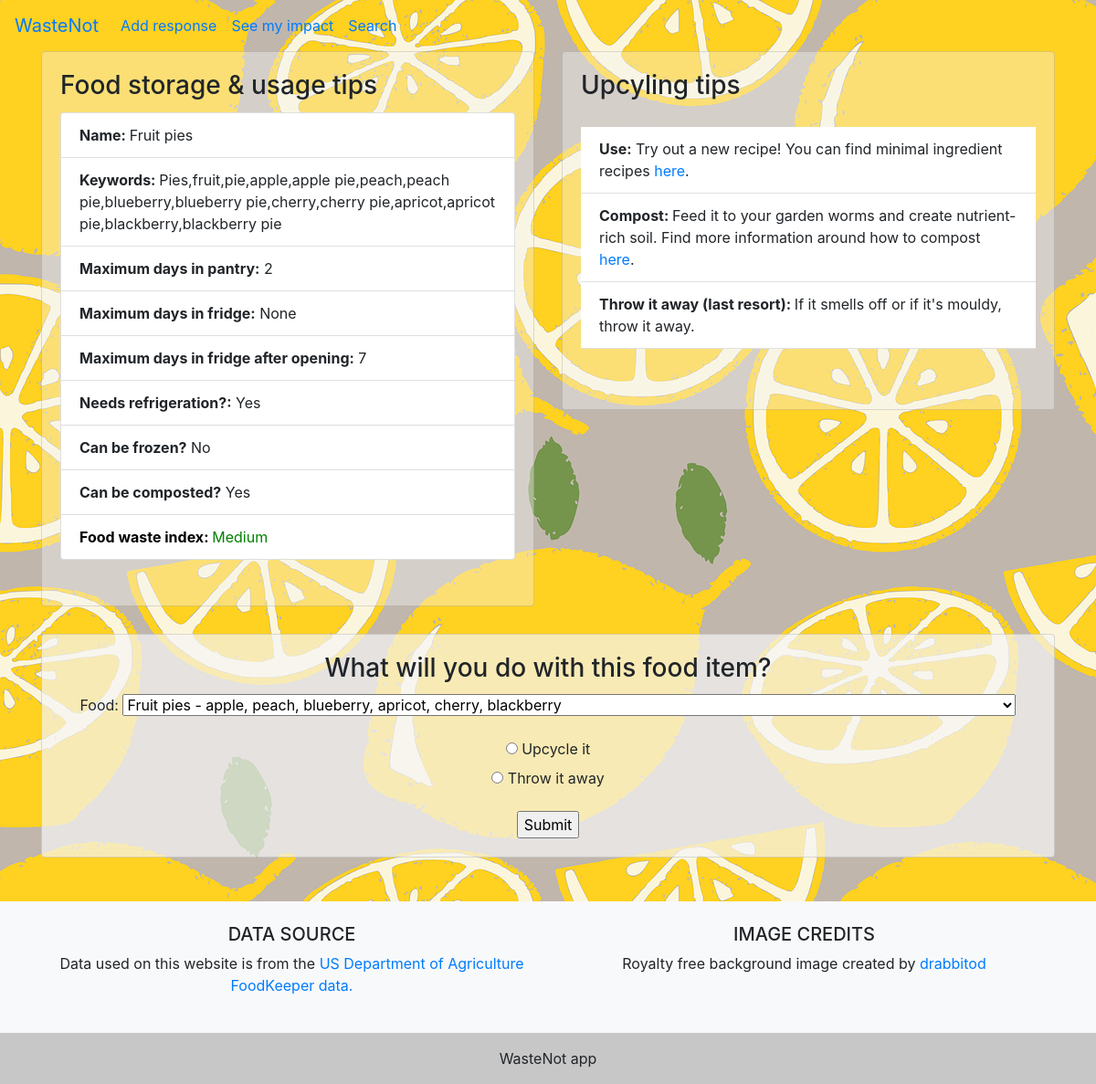
Screenshot of /food/19/ with the database file from the repository.
### apps/tracker/models.py (models this page shows)
class FoodAdvice(models.Model):
    RECOMMEND = (
        ('Yes', 'Yes'),
        ('No', 'No')
    )
    food_id = models.CharField(max_length=10)
    category_name = models.CharField(max_length=100, null=True)
    name = models.CharField(max_length=100)
    name_subtitle = models.CharField(max_length=100, null=True)
    keywords = models.CharField(max_length=300, null=True)
    pantry_max_days = models.CharField(max_length=100)
    pantry_tips = models.CharField(max_length=300)
    fridge_needed = models.CharField(max_length=5, null=True, choices=RECOMMEND)
    refrigerate_max_days = models.PositiveIntegerField(null=True)
    refrigerate_ao_max_days = models.PositiveIntegerField(null=True)
    refrigerate_tips = models.CharField(max_length=300)
    freeze_recommended = models.CharField(max_length=5, null=True, choices=RECOMMEND)
    compost = models.CharField(max_length=10)
    food_waste_index = models.CharField(max_length=100)
    def __str__(self):
        if str(self.name_subtitle) == "":
            present_name = str(self.name)
        else:
            present_name = str(self.name) + " - " + str(self.name_subtitle)
        return present_name

### apps/tracker/views.py (the view, shortened to what this page needs)
# urls.py: path('food/<str:pk>/', views.food, name='food_advice'),
def food(request, pk):
    food = FoodAdvice.objects.filter(id=pk)
    food_advice = food.all()
    initial_data = {
        'food':pk
    }
    form = FoodHistoryForm(initial=initial_data)
    context = {'food':food, 'food_advice':food_advice, 'form':form}
    return render(request, 'tracker/food.html', context)

### apps/tracker/forms.py
class FoodHistoryForm(forms.ModelForm):
    eaten = forms.ChoiceField(label= '', choices=CHOICES, widget=forms.RadioSelect())
    class Meta:
        model = FoodHistory
        fields = '__all__'

### apps/tracker/templates/tracker/food.html (shortened to what this page needs)
<!DOCTYPE html>
<html>
<head>
    <link rel="stylesheet" href="https://maxcdn.bootstrapcdn.com/bootstrap/4.5.2/css/bootstrap.min.css">
</head>
<body class = "body-homepage">
    {% extends "tracker/base.html" %}
    {% load static %}
    {% block content %}
    <div class ="container">
        <div class ="row">
            <div class = "col-md-6">
                <div class="card mb-7" style="background-color: rgba(245, 245, 245, 0.4)">
                    <div class="card-body">
                        <h3 class="card-title">Food storage & usage tips</h3>
                            <ul class = "list-group">
                            {% for i in food %}
                                <li class = 'list-group-item'><b>Name: </b>                                {{ i.name }} </li>
                                <li class = 'list-group-item'><b>Keywords: </b>                            {{ i.keywords }} </li>
                                <li class = 'list-group-item'><b>Maximum days in pantry:</b>               {{ i.pantry_max_days }}</li>
                                <li class = 'list-group-item'><b>Maximum days in fridge:</b>               {{ i.refrigerate_max_days }}</li>
                                <li class = 'list-group-item'><b>Maximum days in fridge after opening:</b> {{ i.refrigerate_ao_max_days }}</li>
                                <li class = 'list-group-item'><b>Needs refrigeration?:</b>                 {{ i.fridge_needed }}</li>
                                <li class = 'list-group-item'><b>Can be frozen?</b>                        {{ i.freeze_recommended }}</li>
                                <li class = 'list-group-item'><b>Can be composted?</b>                     {{ i.compost }}</li>
                                <li class='list-group-item {% if food_item.food_waste_index == "High" %}index-high{% elif food_item.food_waste_index == "Medium" %}index-medium{% else %}index-low{% endif %}'>
                            <font color = "#000000"><b>Food waste index: </b></font> {{i.food_waste_index}}</li>
                            {% endfor %}
                             </ul>
                    </div>
                </div>
            </div>
            <div class = "col-md-6">
                <div class="card mb-7" style="background-color: rgba(245, 245, 245, 0.4)">
                    <div class="card-body">
                        <h3 class="card-title">Upcyling tips</h3>
                            <ul class="list-group list-group-flush">
                            {% for i in food %}
                                <p class="card-text">
                                    <li class="list-group-item"><b>Use:</b> Try out a new recipe! You can find minimal ingredient recipes <a href = "https://www.supercook.com/#/desktop"> here</a>.</li>
                                    {% if i.compost == "Yes"  %} <li class ="list-group-item"><b>Compost: </b>Feed it to your garden worms and create nutrient-rich soil. Find more information around how to compost <a href ="https://www.betterhealth.vic.gov.au/health/healthyliving/gardening-making-compost"> here</a>. </li> {% endif %}
                                    <li class="list-group-item"><b>Throw it away (last resort): </b> If it smells off or if it's mouldy, throw it away.</li>
                                </p>
                            {%endfor%}
                        </ul>
                    </div>
                </div>
                </div>
            </div>
        </div>
    </div>
    <div class ="container">
        <div class ="row">
            <div class="col-md-12">
            <div class="card mb-5 text-center" style="background-color: rgba(245, 245, 245, 0.7)">
                <div class="card-body">
                    <h3 class="card-title">What will you do with this food item?</h3>
                    <form onsubmit="return showPopup()" action="" method="POST">
                        {{form.as_p}}
                        <input type="submit" value="Submit">
                    </form>
                </div>
            </div>
            </div>
        </div>
    </div>
    {% endblock %}

### apps/tracker/static/css/main.css (style rules this page uses)
body { background-image: url('/static/img/lemons.png'); background-repeat: repeat-y; }
p.card-text { font-family: 'Jost'; }

### apps/tracker/templates/tracker/food.html (style rules this page uses)
.index-low { color: green; }

### rows the page displays
FoodAdvice: name "Fruit pies", keywords "Pies,fruit,pie,apple,apple pie,peach,peach pie,blueberry,blueberry pie,cherry,cherry pie,apricot,apricot pie,blackberry,blackberry pie", pantry_max_days "2", refrigerate_max_days "None", refrigerate_ao_max_days "7", fridge_needed "Yes", freeze_recommended "No", compost "Yes", food_waste_index "Medium", shows "Compost:"
